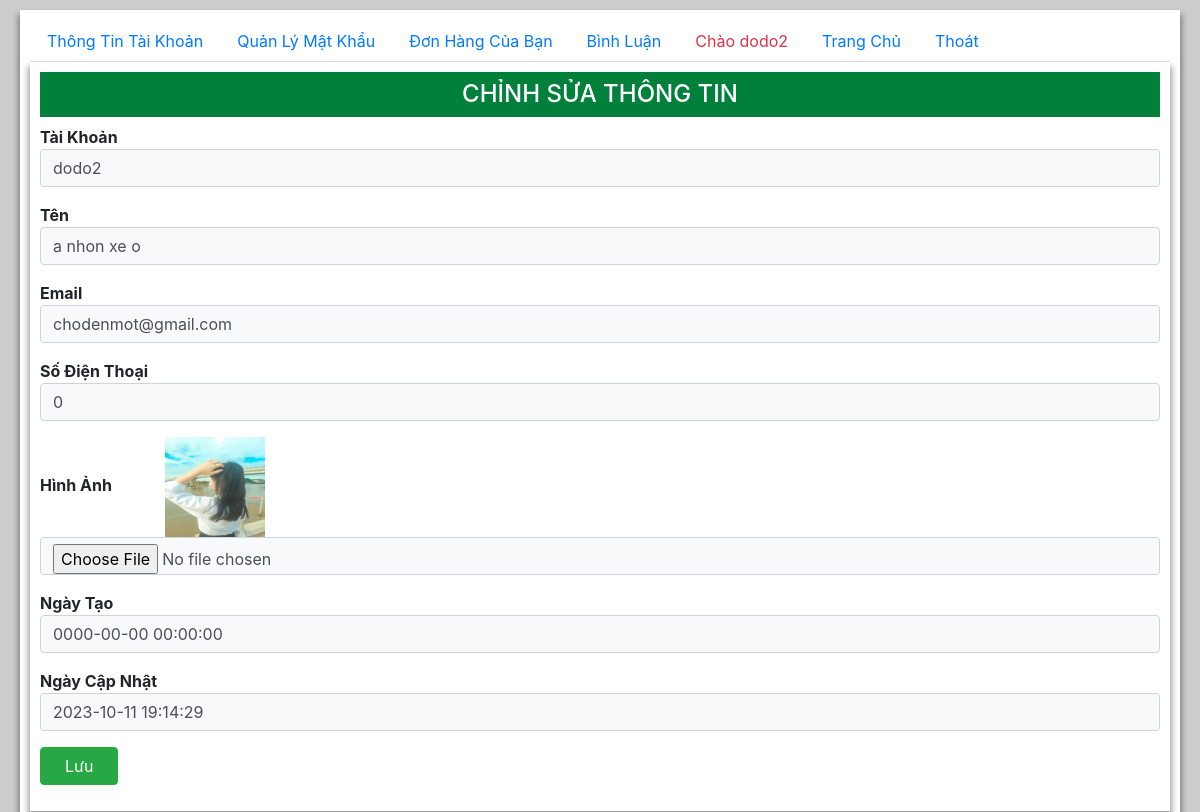
The page /user/info.php (signed in) on the database its author committed.
### tables this page shows
CREATE TABLE `usr` (
  `username` varchar(20) NOT NULL,
  `pass` varchar(255) NOT NULL,
  `name` varchar(50) NOT NULL,
  `img` varchar(255) NOT NULL,
  `email` varchar(255) NOT NULL,
  `SDT` varchar(15) NOT NULL,
  `role` int(11) NOT NULL COMMENT '0 là admin 1 là user',
  `create_at` datetime NOT NULL,
  `update_at` datetime NOT NULL,
  `deleted` int(11) NOT NULL COMMENT '0 là tồn tại 1 là đã xóa'
);

### user/info.php (the view, shortened to what this page needs)
<html>
<head>
   <link href='https://unpkg.com/boxicons@2.0.9/css/boxicons.min.css' rel='stylesheet'>
   <link rel="stylesheet" href="https://maxcdn.bootstrapcdn.com/bootstrap/4.4.1/css/bootstrap.min.css">
   <link rel="stylesheet" href="./main.css">
</head>
<body>
   <div class="container">
   <?php require_once "user-menu.php";?>
   <div class="tab-content">
      <div class="tab-pane active" id="">
      <?php
        require '../model/conn.php';
        $username=$_COOKIE['usr'];
        if($username!=""){
            $h2="CHỈNH SỬA THÔNG TIN";
            $stmt = $conn -> prepare("SELECT * FROM usr WHERE username = '$username'");
            $stmt->execute();
            $user = $stmt->fetch();
        }
      ?>
      <div class="container m-auto">
      <h2 class="py-2 text-center h4 "><?= $h2 ?></h2>
      <form action="" method="post" enctype="multipart/form-data">
            <div class="mb-3">
                <label for="">Tài Khoản</label>
                <input type="text" name="id" value="<?= $user[0]??"" ?>" disabled class="form-control bg-light" >
            </div>
            <div class="mb-3">
                <label for="">Tên</label>
                <input type="text" name="name" value="<?= $user[2]??"" ?>" required class="form-control bg-light" >
            </div>
            <div class="mb-3">
                <label for="">Email</label>
                <input type="text" name="email" value="<?= $user[4]??"" ?>" required class="form-control bg-light" >
            </div>
            <div class="mb-3">
                <label for="">Số Điện Thoại</label>
                <input type="text" name="phone" value="<?= $user[5]??"" ?>" required class="form-control bg-light" >
            </div>
            <div class="mb-3">
                <label for="img">Hình Ảnh</label>
                <img width="100px" height="100px" src="../uploads_user/<?= $user[3]??"" ?>" alt="">
                <input type="file" name="img" value="<?= $user[3]??"" ?>" class="form-control bg-light" >
            </div>
            <div class="mb-3">
                <label for="">Ngày Tạo</label>
                <input type="text" value="<?= $user[7]??"" ?>" disabled class="form-control bg-light" >
            </div>
            <div class="mb-3">
                <label for="">Ngày Cập Nhật</label>
                <input type="text" value="<?= $user[8]??"" ?>" disabled class="form-control bg-light" >
            </div>
            <button class="btn btn-success px-4" name="submit">Lưu</button>
      </form>
      </div>
      </div>
   </div>
   </div>
</body>
</html>

### user/user-menu.php (shortened to what this page needs)
<ul class="nav nav-tabs">
    <li class="nav-item">
        <a class="nav-link" data-toggle="tab" href="user.php?page=info">Thông Tin Tài Khoản</a>
    </li>
    <li class="nav-item">
        <a class="nav-link" data-toggle="tab" href="user.php?page=pass">Quản Lý Mật Khẩu</a>
    </li>
    <li class="nav-item">
        <a class="nav-link" data-toggle="tab" href="user.php?page=orders">Đơn Hàng Của Bạn</a>
    </li>
    <li class="nav-item">
        <a class="nav-link" data-toggle="tab" href="user.php?page=comment">Bình Luận</a>
    </li>
    <li class="nav-item">
        <a class="nav-link text-danger" href="#">Chào <?php echo $_COOKIE['usr']?></a>
    </li>
    <li class="nav-item">
        <a class="nav-link" href="../" target="public">Trang Chủ</a>
    </li>
    <li class="nav-item">
    <a class="nav-link" data-toggle="tab" href="../">Thoát </a>
    </li>
</ul>

### user/main.css (style rules this page uses)
body { width: 100%; min-height:100vh; background: #ccc; padding-left: 20px; padding-right: 20px; }
.container { margin: auto; margin-top: 10px; width: 100%; padding: 10px; overflow: hidden; background: #fff; box-shadow: 0 6px 6px 2px rgba(0, 0, 0, 0.372) ; }
.container h2 { background: rgb(0, 128, 58); color: #fff; }
label { min-width: 120px; font-weight: 700; margin: 0; }
button { border: 1px double #333; border-radius: 3px; outline: none; }
@media (min-width: 1200px) { .container, .container-lg, .container-md, .container-sm, .container-xl { max-width: 100%; } }
@media (min-width: 992px) { .container, .container-lg, .container-md, .container-sm { max-width: 100%; } }
@media (min-width: 768px) { .container, .container-md, .container-sm { max-width: 100%; } }
@media (min-width: 576px) { .container, .container-sm { max-width: 100%; } }

### rows shown on the page
usr: id "dodo2", name "a nhon xe o", email "chodenmot@gmail.com", phone "0", img (picture), create_at "0000-00-00 00:00:00", update_at "2023-10-11 19:14:29"

### other values the page prints
$_COOKIE['usr'] "dodo2"
$h2 "CHỈNH SỬA THÔNG TIN"
